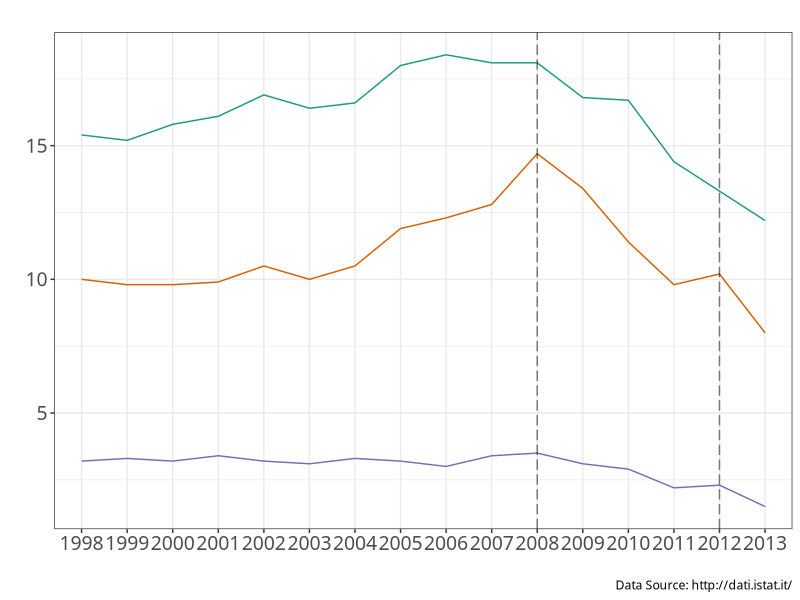

The R source for this figure:
library(tidyverse)

theme_set(theme_bw())
data <- read.csv("processed_data/1.historical_data_1998_2013_type_of_journey.csv")
data$Travel.Type <- factor(data$Travel.Type)
data$Travel.Type <- factor(data$Travel.Type, levels = c("long holiday (4 or more nights)", "short holiday (1-3 nights)", "business trip"))

data %>%
  ggplot(aes(x = factor(Year), y = Avg.People.Per.Quarter, group = factor(Travel.Type))) +
  geom_line(aes(color = Travel.Type)) +
  geom_vline(xintercept = 11, linetype = "longdash", color = "black", alpha = 0.5) +
  geom_vline(xintercept = 15, linetype = "longdash", color = "black", alpha = 0.5) +
  theme(text=element_text(family = "Corbel"), legend.position = "none", axis.text = element_text(size = 14)) +
  scale_color_manual(values = c("#1b9e77", "#d95f02", "#7570b3")) +
  # geom_text(aes(x = 10.5, label = "Finalcial Crisis", y = 7.5), color = "black", size = 5) +
  # geom_text(aes(x = 14.5, label = "Spending Review", y = 5), color = "black", size = 5) +
  labs(
    title = "",
    caption = "Data Source: http://dati.istat.it/",
    x = "",
    y = "",
    color = ""
  )
  # geom_errorbar(aes(ymin = Avg.People.Per.Quarter-Sd.People.Per.Quarter, ymax = Avg.People.Per.Quarter+Sd.People.Per.Quarter))
